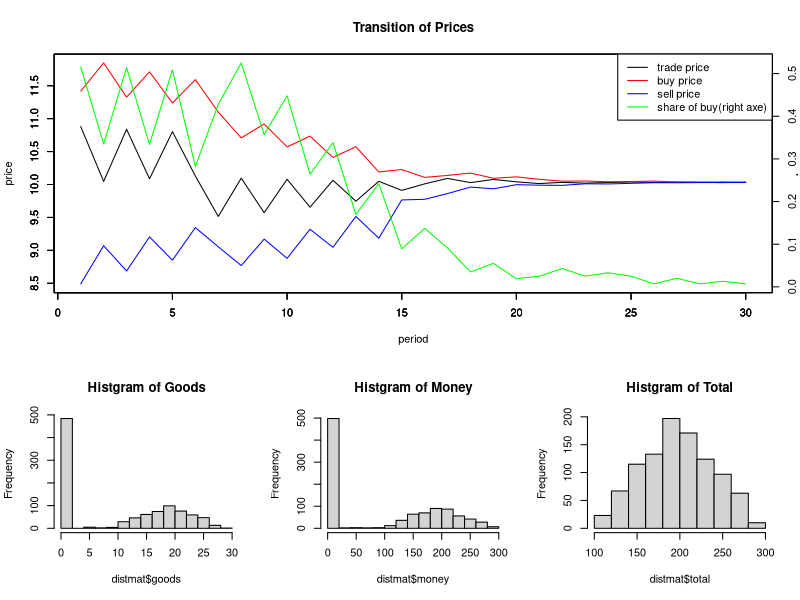

Write R code to recreate this figure.
#####################################################################
# 準備

gc();gc(reset=TRUE)
print("gc done")
rm(list=ls(all.names=TRUE))

# 乱数シードの固定
set.seed(555)

# パッケージの読み込み
library(R6)
library(dplyr)

#####################################################################
# マーケットとプレイヤーの設定
# ・　n.Trader人の取引主体がn.repeat回数の取引を行う市場
# ・　財はgoodsのみ
# ・　各取引主体は、個々に異なる財への評価額、財及び貨幣の保有量、市場価格と
#　　評価額の乖離から評価額を改定する学習率を持つ

#マーケットの設定
n.Trader<- 1000   #プレイヤー数
adjSpeed<- 0.3     #価格調整のスピード
n.repeat<- 30     #取引回数

#プレイヤーの設定
max.eva.price<- 13     #評価額の上限
min.eva.price<- 7      #評価額の下限
max.money<- 150    #貨幣保有量の上限
min.money<- 50     #貨幣保有量の下限
min.lrate<- 0      #学習率の下限
max.lrate<- 0.1    #学習率の上限
max.goods<- round(max.money /
                    ((max.eva.price +
                        min.eva.price)/2))    #財保有量の上限
min.goods<- round(min.money /
                    ((max.eva.price +
                        min.eva.price)/2))    #財保有量の下限

####################################################################
# 取引主体のオブジェクトの定義
# ・　各取引主体は、市場価格より自身の評価額が高く取引に必要な貨幣を保有し
#　　ていれば買い、評価額が低く取引に必要な財を保有していれば売りのポジショ
#　　ンをとる
# ・　売買の数を比較し、買い手が多ければ売り手の数まで、売り手が多ければ買
#　　い手の数まで取引が成立するものとし、買い手・売り手とも財一単位を市場
#　　価格で売買する
# ・　売買の成否にかかわらず、すべての取引主体は市場価格と自身の評価額との
#　　乖離を踏まえ、各々の学習率で自身の評価額を改定する

#インスタンスを保存するリスト
Trader_list<- list()

#トレーダークラスの定義
Trader<- R6Class("Trader",
                   public=list(
                     name="T00",　　     #名前
                     eva.price=0,        #売買評価額
                     goods=0,            #財の保有量
                     money=0,            #貨幣の保有量
                     lrate=0.01,         #価格差調整の学習率
                     posit=NULL,         #ポジション

                     #初期化###########################################
                     initialize=function(name,
                                         eva.price,
                                         goods,
                                         money,
                                         lrate,
                                         posit,
                                         goods.pos){
                       self$name=name
                       self$eva.price=eva.price
                       self$goods=goods
                       self$money=money
                       self$lrate=lrate
                       self$posit=posit
                     },
                     
                     #メソッド：表示#######################################
                     view2=function(){
                       print(paste(self$name,
                                   paste0("goods:",self$goods),
                                   paste0("money:",self$money),
                                   paste0("eva.price:",self$eva.price),
                                   paste0("learning rate:",self$lrate)))
                     },
                     
                     #メソッド：価格と保有量に基づく売買判断##################
                     decide=function(mkt.price){
                       
                       #市場価格が高く必要な財を保有していたら売り
                       if(mkt.price > self$eva.price &
                          self$goods > 0){
                         self$posit="sell"
                       
                       #市場価格が安く必要な貨幣を保有していたら買い
                       }else if(mkt.price < self$eva.price &
                                self$money > mkt.price){
                         self$posit="buy"
                         
                       #その他は中立
                       }else{
                         self$posit="non"
                       }
                     },
                     
                     #メソッド：売買の実行####################################
                     trade=function(mkt.price,
                                    buy.price.limit,
                                    sell.price.limit){
                       
                       #ポジションが買いで制限値より高い評価の場合、貨幣保有量から
                       #市場価格を差し引き、財保有量を一単位追加する
                       if(self$posit == "buy" &
                          self$eva.price > buy.price.limit){                         
                         self$money= self$money - mkt.price
                         self$goods= self$goods + 1
                         
                       #ポジションが売りで制限値より低い評価の場合、貨幣保有量に
                       #市場価格を足し、財保有量を一単位差し引く
                       }else if(self$posit == "sell" &
                                self$eva.price < sell.price.limit){
                         self$money= self$money + mkt.price
                         self$goods= self$goods - 1
                       }
                       
                       #結果の表示
                       print(paste(self$name,
                                   self$posit,
                                   paste0("goods:",self$goods),
                                   paste0("money:",self$money),
                                   paste0("eva.price:",self$eva.price)))
                       
                       #市場価格と評価額の差に学習率を乗じて評価額を更新
                       self$eva.price<- self$eva.price + 
                         (mkt.price - self$eva.price) * self$lrate
                     }
                  )
)

#評価額集計のための入れ物
templim<- 0        

#初期インスタンスの作成
for(i in 1:n.Trader){
  
  #インスタンスを作成してリストにストック
  temp<- Trader$new(name=paste0("T",formatC(i,digits=4,flag=0)),       #名前
                      eva.price=runif(1,min.eva.price,max.eva.price),  #評価額
                      goods=round(runif(1,min.goods,max.goods)),       #財保有量
                      money=round(runif(1,min.money,max.money)),       #貨幣保有量
                      lrate=runif(1,min.lrate,max.lrate),              #学習率
                      posit="non",                                      #ポジション
                      )
  
  #閾値を累計していく
  templim<- templim + temp$eva.price
  
  #リストに保存
  Trader_list[[i]]<- temp
  
  #表示メソッドで表示
  temp$view2()
}

#価格の初期値は評価額の平均
mkt.price<- templim / length(Trader_list)

#結果格納のためのデータフレーム
resmat<- matrix(0,nrow=n.repeat,ncol=5) %>% as.data.frame()
colnames(resmat)<- c("n.buy","n.sell","price.buy","price.sell","price")

#取引ループ
for(i in 1:n.repeat){
  
  #買い手と売り手の数を入れる変数
  n.buy<- 0
  n.sell<- 0
  
  #買い手と売り手の評価額の累計を入れる変数
  eva.price.buy<- 0
  eva.price.sell<- 0
  
  #売買の評価額をためていくベクトル
  buy.price.vec<- vector()
  sell.price.vec<- vector()
  
  #売買判断
  Trader_list<- lapply(Trader_list,function(x){
    x$decide(mkt.price)
    
    #買いの場合
    if(x$posit=="buy"){
      n.buy<<- n.buy + 1                              #買い手の数を累計
      eva.price.buy<<- eva.price.buy + x$eva.price    #買い手の評価額を累計
      buy.price.vec<<- c(buy.price.vec,x$eva.price)   #評価額ベクトル
      
      #売りの場合
    }else if(x$posit=="sell"){
      n.sell<<- n.sell + 1                             #売り手の数を累計
      eva.price.sell<<- eva.price.sell + x$eva.price   #売り手の評価額を累計
      sell.price.vec<<- c(sell.price.vec,x$eva.price)  #評価額ベクトル
    }
    #メソッド適用後のインスタンスを返す
    x
  })
  
  #売買可能件数の導出
  n.trade<- min(n.buy,n.sell)
  
  #買値の下限
  buy.price.limit<- sort(buy.price.vec,
                         decreasing=T)[n.trade]
  
  #売値の下限
  sell.price.limit<- sort(sell.price.vec,
                          decreasing=F)[n.trade]
  
  #取引の実行
  Trader_list<- lapply(Trader_list,function(x){
    x$trade(mkt.price,
            buy.price.limit,
            sell.price.limit)
    x
  })
  
  #取引1回分の結果を表示
  print(paste(paste0("seller:",n.sell),
              paste0("buyer:",n.buy),
              paste0("price:",mkt.price)))
  
  #評価額から価格
  price.buy<- eva.price.buy / n.buy       #買い手の評価額の平均
  price.sell<- eva.price.sell / n.sell    #売り手の評価額の平均
  price.gap<- price.buy - price.sell  #双方の価格差
  
  #買い手の数が多い場合
  if(n.buy > n.sell){
    mkt.price<- mkt.price + price.gap * adjSpeed   #価格差に調整スピードを掛けて足す
    
  #売り手の数が多い場合
  }else if(n.buy < n.sell){
    mkt.price<- mkt.price - price.gap * adjSpeed   #価格差に調整スピードを掛けて引く
  
  #イーブンの場合
  }else{
    mkt.price<- mkt.price
  }
  
  #結果保存
  resmat[i,]<- c(n.buy,n.sell,price.buy,price.sell,mkt.price)
}

#財と資産の分布を抽出
distmat<- matrix(0,ncol=4,nrow=n.Trader) %>% as.data.frame()   #入れ物
colnames(distmat)<- c("name","goods","money","total")

for(i in 1:n.Trader){                      #各行に入れていく
  distmat[i,1]<- Trader_list[[i]]$name
  distmat[i,2]<- Trader_list[[i]]$goods
  distmat[i,3]<- Trader_list[[i]]$money
  distmat[i,4]<- (distmat[i,2] * mkt.price) + distmat[i,3]
}

#レイアウト指定
layout(1)

laymat<- matrix(c(1,1,1,2,3,4),2,3,byrow=T)
layout(laymat,
       heights=c(3,2))

#グラフ表示のために価格の上下を抽出
price.max<- max(resmat$price.buy)    #最大値は買値から
price.min<- min(resmat$price.sell)   #最小値は売値から

#グラフデータ
price_buy<- resmat$price.buy
price_sell<- resmat$price.sell
price_trade<- resmat$price
share_of_buy<- resmat$n.buy / n.Trader

#グラフエリアを更新
par(new=F)

#価格の推移をグラフ化
plot(price_trade,
     type="l",
     axes=TRUE,
     ylab="price",
     xlab="period",
     ylim=c(price.min,price.max),
     col="black")

#重ねて描く
par(new=T)

#買値の推移をグラフ化
plot(price_buy,
     type="l",
     axes=TRUE,
     ylab="",
     xlab="",
     ylim=c(price.min,price.max),
     col="red")

#重ねて描く
par(new=T)

#売値の推移をグラフ化
plot(price_sell,
     type="l",
     axes=TRUE,
     ylab="",
     xlab="",
     ylim=c(price.min,price.max),
     col="blue")

#重ねて描く
par(new=T)

#買い手の割合の推移をグラフ化（第二軸）
plot(share_of_buy,
     type="l",
     axes=FALSE,
     ylab="",
     xlab="",
     col="green",
     main="Transition of Prices")

legend("topright",
       legend=c("trade price",
                "buy price",
                "sell price",
                "share of buy(right axe)"),
       lty=1,
       col=c("black",
             "red",
             "blue",
             "green"))

axis(4)
mtext("price",
      side=4,
      line=2)

#次のエリアに
par(new=F)

#財のヒストグラム
hist(distmat$goods,
     main="Histgram of Goods")

#次のエリアに
par(new=F)

#貨幣のヒストグラム
hist(distmat$money,
     main="Histgram of Money")

#総資産のヒストグラム
hist(distmat$total,
     main="Histgram of Total")
